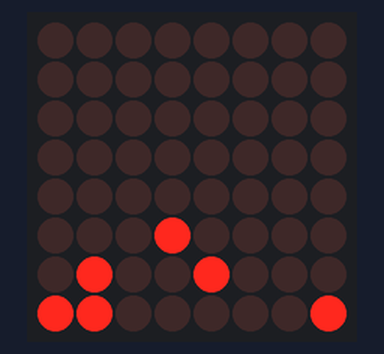
Bench run of a sketch on a simulated Arduino Nano, built with avr-gcc and run on an emulated ATmega328P. Parts: 8×8 LED matrix. The local clock reads 2024-03-15 10:24:30 at power-on unless the sketch sets it; what the sketch prints to the serial monitor is not drawn.

Above: at 1.1 s.
At 5.1 s:
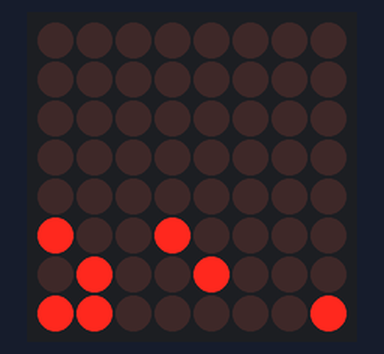
At 10.1 s:
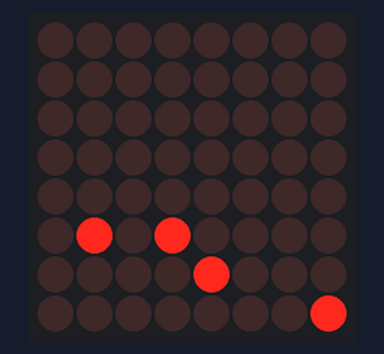
At 19.1 s:
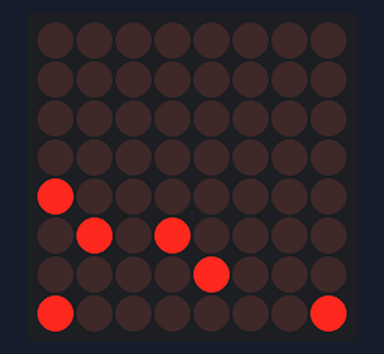
At 29.1 s:
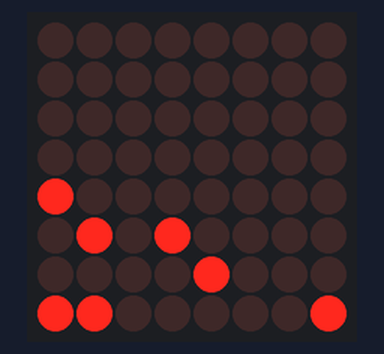
At 38.1 s:
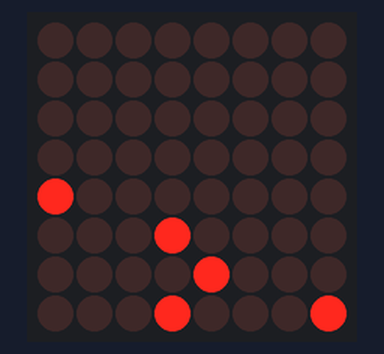

Measured:
- what the display in image 0 shows lasts 1.0 s, from 1.1 s to 2.1 s

The sketch:

binary_clock.ino
```cpp
/*
 * ============================================================
 *  BINARY CLOCK — Arduino Nano + MAX7219 + DS3231
 * ============================================================
 *  Author  : Robotics & Embedded Systems Project
 *  Version : 2.0
 *  Board   : Arduino Nano (ATmega328P)
 *
 *  DESCRIPTION:
 *    Reads Hours, Minutes, Seconds from a DS3231 RTC module
 *    and displays each value in binary (MSB top, LSB bottom)
 *    on a MAX7219 8×8 LED dot-matrix module.
 *
 *  DISPLAY LAYOUT (8 columns × 6 rows used):
 *    Columns 0-1 → Hours   (0–23, 5 bits)
 *    Columns 3-5 → Minutes (0–59, 6 bits)
 *    Columns 6-7 → Seconds (0–59, 6 bits used across 2 cols)
 *
 *    Simplified 3-group layout (each group = one value):
 *      Col 0 = Hours  tens digit in BCD (max 2, 2 bits)
 *      Col 1 = Hours  units digit in BCD (max 9, 4 bits)
 *      Col 2 = separator (off)
 *      Col 3 = Minutes tens digit in BCD (max 5, 3 bits)
 *      Col 4 = Minutes units digit in BCD (max 9, 4 bits)
 *      Col 5 = separator (off)
 *      Col 6 = Seconds tens digit in BCD (max 5, 3 bits)
 *      Col 7 = Seconds units digit in BCD (max 9, 4 bits)
 *
 *    Each column shows bits top-to-bottom: bit3 bit2 bit1 bit0
 *    (rows 4–7; rows 0–3 are the upper half showing bit values)
 *
 *  WIRING:
 *    MAX7219  →  Arduino Nano
 *    VCC      →  5V
 *    GND      →  GND
 *    DIN      →  D11 (MOSI)
 *    CLK      →  D13 (SCK)
 *    CS/LOAD  →  D10
 *
 *    DS3231   →  Arduino Nano
 *    VCC      →  3.3V
 *    GND      →  GND
 *    SDA      →  A4
 *    SCL      →  A5
 *
 *  LIBRARIES (install via Arduino IDE Library Manager):
 *    • MD_MAX72XX  by MajicDesigns  (v3.x)
 *    • RTClib      by Adafruit      (v2.x)
 *
 * ============================================================
 */

#include <Wire.h>
#include <RTClib.h>
#include <MD_MAX72xx.h>
#include <SPI.h>

// ── Hardware Config ─────────────────────────────────────────
#define HARDWARE_TYPE  MD_MAX72XX::FC16_HW   // Change to GENERIC_HW if FC16 doesn't work
#define MAX_DEVICES    1                      // Number of chained MAX7219 modules
#define CS_PIN         10                     // Chip Select / LOAD pin

// ── Brightness (0=dim … 15=max) ─────────────────────────────
#define BRIGHTNESS     5

// ── Row mapping: which matrix row = which bit weight ────────
//    Row 0 (top)    = bit 3  (value 8)
//    Row 1          = bit 2  (value 4)
//    Row 2          = bit 1  (value 2)
//    Row 3 (bottom) = bit 0  (value 1)
//    Rows 4-7 are unused (kept dark)

// ── Objects ─────────────────────────────────────────────────
MD_MAX72XX mx = MD_MAX72XX(HARDWARE_TYPE, CS_PIN, MAX_DEVICES);
RTC_DS3231  rtc;

// ── State ───────────────────────────────────────────────────
uint8_t lastSecond = 255;   // forces first draw immediately

// ============================================================
//  setBCDColumn()
//  Lights up a single column to represent a BCD digit (0–9)
//  col  : matrix column (0 = leftmost)
//  val  : value 0–9 (only lower 4 bits used)
// ============================================================
void setBCDColumn(uint8_t col, uint8_t val) {
  // Build an 8-bit column byte.
  // Bit 7 = topmost LED (row 0). We use rows 4–7 for bits 3-0.
  // Rows 0-3 show the bit-weight labels (always off in this sketch).
  uint8_t colByte = 0x00;

  // Map nibble bits to lower 4 rows of the 8-row column
  if (val & 0x08) colByte |= (1 << 4);   // bit3 → row 4
  if (val & 0x04) colByte |= (1 << 5);   // bit2 → row 5
  if (val & 0x02) colByte |= (1 << 6);   // bit1 → row 6
  if (val & 0x01) colByte |= (1 << 7);   // bit0 → row 7 (bottom LED)

  mx.setColumn(col, colByte);
}

// ============================================================
//  displayTime()
//  Converts H:M:S → BCD digits, writes to matrix columns
// ============================================================
void displayTime(uint8_t h, uint8_t m, uint8_t s) {
  mx.clear();

  // BCD decomposition
  uint8_t hT = h / 10;   // Hours tens   (0-2)
  uint8_t hU = h % 10;   // Hours units  (0-9)
  uint8_t mT = m / 10;   // Minutes tens (0-5)
  uint8_t mU = m % 10;   // Minutes units(0-9)
  uint8_t sT = s / 10;   // Seconds tens (0-5)
  uint8_t sU = s % 10;   // Seconds units(0-9)

  // Write columns (col 2 and col 5 are separators → left dark)
  setBCDColumn(0, hT);
  setBCDColumn(1, hU);
  // col 2 = separator (skip)
  setBCDColumn(3, mT);
  setBCDColumn(4, mU);
  // col 5 = separator (skip)
  setBCDColumn(6, sT);
  setBCDColumn(7, sU);
}

// ============================================================
//  flashError()
//  Blinks all LEDs if RTC is missing / not found
// ============================================================
void flashError() {
  while (true) {
    mx.clear();
    delay(300);
    for (uint8_t c = 0; c < 8; c++) mx.setColumn(c, 0xFF);
    delay(300);
  }
}

// ============================================================
//  setup()
// ============================================================
void setup() {
  Serial.begin(9600);
  Serial.println(F("Binary Clock v2.0 — Starting..."));

  // Init MAX7219
  mx.begin();
  mx.control(MD_MAX72XX::INTENSITY, BRIGHTNESS);
  mx.control(MD_MAX72XX::UPDATE,    MD_MAX72XX::ON);
  mx.clear();

  // Init RTC
  if (!rtc.begin()) {
    Serial.println(F("ERROR: DS3231 RTC not found! Check wiring."));
    flashError();
  }

  // If RTC lost power (first-time setup), set to compile time
  if (rtc.lostPower()) {
    Serial.println(F("RTC lost power — setting to compile time."));
    // Sets RTC to the date & time this sketch was compiled
    rtc.adjust(DateTime(F(__DATE__), F(__TIME__)));
  }

  Serial.println(F("RTC OK. Binary clock running."));

  // Startup animation: sweep columns
  for (uint8_t i = 0; i < 8; i++) {
    mx.setColumn(i, 0xFF);
    delay(60);
  }
  for (uint8_t i = 0; i < 8; i++) {
    mx.setColumn(i, 0x00);
    delay(60);
  }
}

// ============================================================
//  loop()
// ============================================================
void loop() {
  DateTime now = rtc.now();

  // Only redraw when second changes (reduces flicker)
  if (now.second() != lastSecond) {
    lastSecond = now.second();

    displayTime(now.hour(), now.minute(), now.second());

    // Debug output to Serial Monitor
    char buf[20];
    snprintf(buf, sizeof(buf), "Time: %02d:%02d:%02d",
             now.hour(), now.minute(), now.second());
    Serial.println(buf);
  }

  delay(100);   // Poll 10× per second; lightweight on CPU
}

// ============================================================
//  HOW TO SET A CUSTOM TIME:
//  Replace the rtc.lostPower() block with:
//
//    rtc.adjust(DateTime(2025, 6, 15,  14, 30, 0));
//                        YYYY  MM  DD  HH  MM  SS
//
//  Upload once, then comment out and re-upload.
// ============================================================
```
